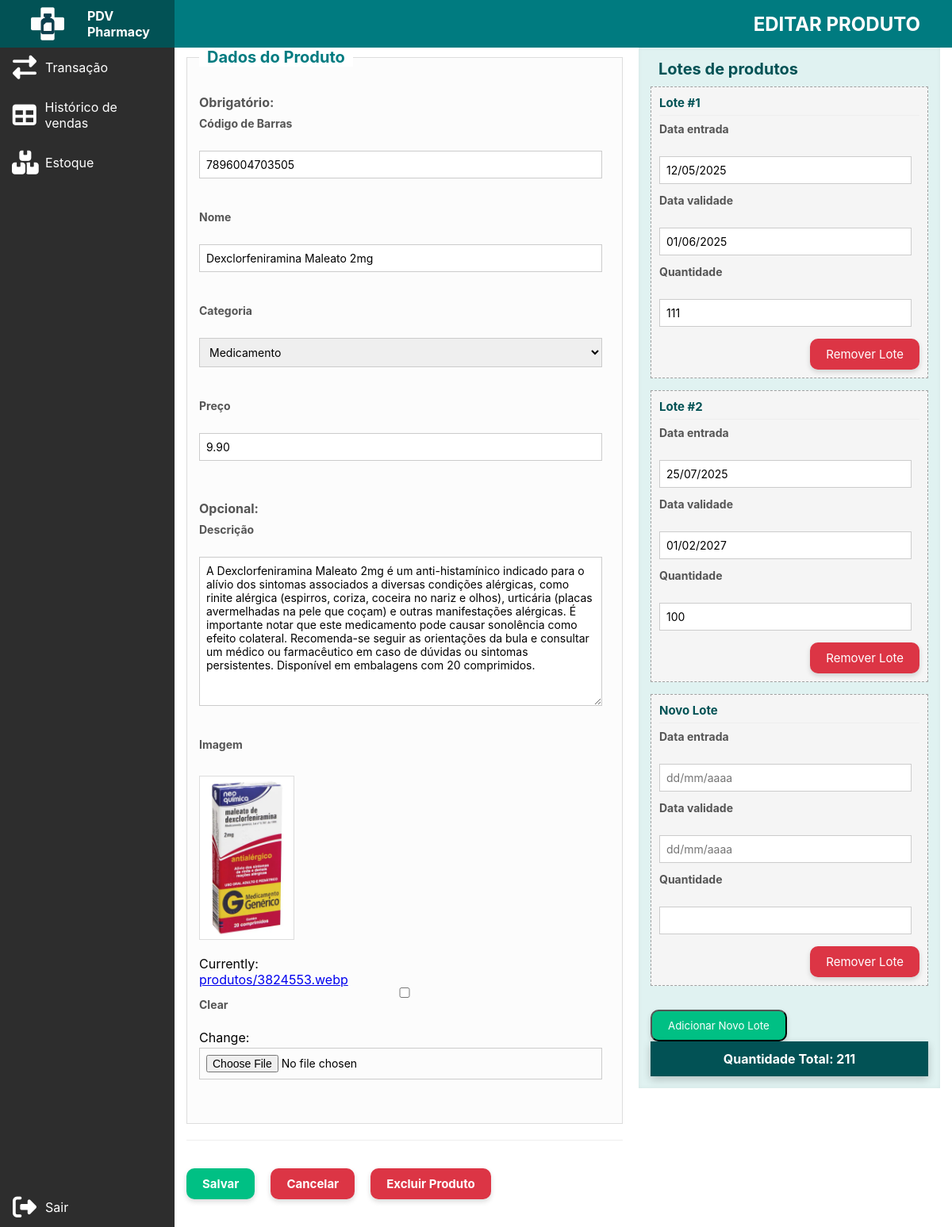
Page /estoque/atualizar/23/ (signed in) on the committed database.
### estoque/models.py (models this page shows, shortened)
class Produto(models.Model):
    CATEGORIAS = [
        ('medicamento', 'Medicamento'),
        ('cosmetico', 'Cosmético'),
        ('suplemento', 'Suplemento'),
        ('higiene', 'Higiene Pessoal'),
        ('perfumaria', 'Perfumaria'),
        ('bem_estar', 'Bem-estar'),
        ('veterinario', 'Produtos Veterinários'),
    ]
    nome = models.CharField(max_length=100)
    descricao = models.TextField(blank=True)
    preco = models.DecimalField(max_digits=10, decimal_places=2)
    categoria = models.CharField(max_length=100, choices=CATEGORIAS)
    codigo_barras = models.CharField(max_length=100, unique=True)
    imagem = models.ImageField(upload_to='produtos/', blank=True, null=True)
    quantidade_estoque = models.PositiveIntegerField(default=0)
    ativo = models.BooleanField(default=True)

### estoque/views.py (the view)
# urls.py: path('atualizar/<int:id>/', views.atualizar_produto, name='atualizar_produto'),
@login_required
@user_passes_test(eh_dono)
def atualizar_produto(request, id):
    produto = get_object_or_404(Produto, id=id)
    if request.method == 'POST':
        form = ProdutoForm(request.POST, request.FILES, instance=produto)
        formset = LoteFormSet(request.POST, instance=produto)
        if form.is_valid() and formset.is_valid():
            form.save()
            formset.save()
            produto.recalcular_quantidade_estoque()
            return redirect('listar_produtos')
        else:
            print("Erros no formulário de produto:", form.errors)
            print("Erros no formset de lotes:", formset.errors)
            return render(request, 'estoque/form.html', {
                'form': form,
                'formset': formset,
                'is_edit': True,
                'produto': produto,
            })
    else:
        form = ProdutoForm(instance=produto)
        formset = LoteFormSet(instance=produto)
    return render(request, 'estoque/form.html', {
        'form': form,
        'formset': formset,
        'is_edit': True,
        'produto': produto,
    })

### estoque/forms.py
class ProdutoForm(forms.ModelForm):
    class Meta:
        model = Produto
        fields = [
            'nome',
            'descricao',
            'preco',
            'categoria',
            'codigo_barras',
            'imagem',
        ]
        widgets = {
            'categoria': forms.Select(choices=Produto.CATEGORIAS),
        }

### estoque/views.py (called while the page is built)
def eh_dono(user):
    return user.groups.filter(name='dono').exists()

### templates/estoque/form.html (shortened to what this page needs)
{% load static %}
<!DOCTYPE html>
<html lang="pt">
<head>
    <link rel="stylesheet" href="{% static 'css/style_form_produto.css' %}">
    <link rel="stylesheet" href="https://cdnjs.cloudflare.com/ajax/libs/font-awesome/6.4.0/css/all.min.css">
</head>
<body>
    <div class="sidebar">
        <div class="sidebar-top">
            <img src="{% static 'img/logo-icon.png' %}" alt="Logo PDV Farma" class="logo">
            <span class="logo-text">PDV Pharmacy</span>
        </div>
        <a href="{% url 'nova_venda' %}"><i class="fas fa-exchange-alt"></i><span>Transação</span></a>
        <a href="{% url 'historico_vendas' %}"><i class="fas fa-solid fa-table"></i><span>Histórico de vendas</span></a>
        <a href="{% url 'listar_produtos' %}"><i class="fas fa-boxes"></i><span>Estoque</span></a>
        {% if user.is_authenticated %}
            <a href="#" class="logout-link">
                <i class="fas fa-sign-out-alt"></i><span>Sair</span>
            </a>
        {% endif %}
    </div>
    <div class="main-content">
        <div class="topbar">
            <h1 class="page-title">{% if produto.id %}EDITAR PRODUTO{% else %}NOVO PRODUTO{% endif %}</h1>
        </div>
        <div class="form-container">
            <form method="POST" enctype="multipart/form-data">
                <div class="form-sections-wrapper">
                    <div class="product-data-section">
                        <fieldset>
                            <legend>Dados do Produto</legend>
                            <h2 class="section-subtitle">Obrigatório:</h2>
                            <label for="{{ form.codigo_barras.id_for_label }}">Código de Barras</label><br />
                            {{ form.codigo_barras }}<br />
                            <br />
                            <label for="{{ form.nome.id_for_label }}">Nome</label><br />
                            {{ form.nome }}<br />
                            <br />
                            <label for="{{ form.categoria.id_for_label }}">Categoria</label><br />
                            {{ form.categoria }}<br />
                            <br />
                            <label for="{{ form.preco.id_for_label }}">Preço</label><br />
                            {{ form.preco }}<br />
                            <br />
                            <h2 class="section-subtitle">Opcional:</h2>
                            <label for="{{ form.descricao.id_for_label }}">Descrição</label><br />
                            {{ form.descricao }}<br />
                            <br />
                            <label for="{{ form.imagem.id_for_label }}">Imagem</label><br />
                            {% if produto.imagem %}
                                <img id="imagem-preview" src="{{ produto.imagem.url }}" alt="Imagem atual" /><br />
                            {% else %}
                                <img id="imagem-preview" style="display:none;" /><br />
                            {% endif %}
                            {{ form.imagem }}<br />
                            <br />
                        </fieldset>
                        <hr>
                        <div class="form-buttons">
                            <button type="submit">Salvar</button>
                            <a href="{% url 'listar_produtos' %}" class="action-button red">Cancelar</a>
                            {% if produto.id %}
                                <a href="{% url 'deletar_produto' produto.id %}" class="action-button red">Excluir Produto</a>
                            {% endif %}
                        </div>
                    </div>
                    <div class="lotes-data-section">
                        <fieldset>
                            <legend>Lotes de produtos</legend>
                            <div id="formset-container">
                                {% for lote_form in formset %}
                                    <div class="lote-item-wrapper">
                                        {% if lote_form.instance.pk %}
                                            <h3>Lote #{{ forloop.counter }}</h3>
                                        {% else %}
                                            <h3>Novo Lote</h3>
                                        {% endif %}
                                        <p>
                                            <label for="{{ lote_form.data_entrada.id_for_label }}">Data entrada</label><br />
                                            {{ lote_form.data_entrada }}
                                        </p>
                                        <p>
                                            <label for="{{ lote_form.data_validade.id_for_label }}">Data validade</label><br />
                                            {{ lote_form.data_validade }}
                                        </p>
                                        <p>
                                            <label for="{{ lote_form.quantidade.id_for_label }}">Quantidade</label><br />
                                            {{ lote_form.quantidade }}
                                        </p>
                                        <div class="lote-actions">
                                            {% if lote_form.instance.pk %}
                                                <button type="button" class="remove-existing-lote-button">Remover Lote</button>
                                            {% else %}
                                                <button type="button" class="remove-new-lote-button">Remover Lote</button>
                                            {% endif %}
                                        </div>
                                    </div>
                                {% endfor %}
                            </div>
                            <button type="button" id="add-lote">Adicionar Novo Lote</button>
                        </fieldset>
                        <div class="total-quantity">
                            Quantidade Total: <span id="total-quantity-value">170</span>
                        </div>
                    </div>
                </div>
            </form>
        </div>
    </div>
</body>
</html>

### rows in the picture
Produto: codigo_barras "7896004703505", nome "Dexclorfeniramina Maleato 2mg", categoria "Medicamento", preco "9.90", descricao "A Dexclorfeniramina Maleato 2mg é um anti-histamínico indicado para o alívio dos sintomas associados a diversas condições alérgicas, como rinite alérgica (espirros, coriza, coceira no nariz e olhos), urticária (placas avermelhadas na pele que coçam) e outras manifestações alérgicas. É importante notar que este medicamento pode causar sonolência como efeito colateral. Recomenda-se seguir as orientações da bula e consultar um médico ou farmacêutico em caso de dúvidas ou sintomas persistentes. Disponível em embalagens com 20 comprimidos.", imagem (picture)
